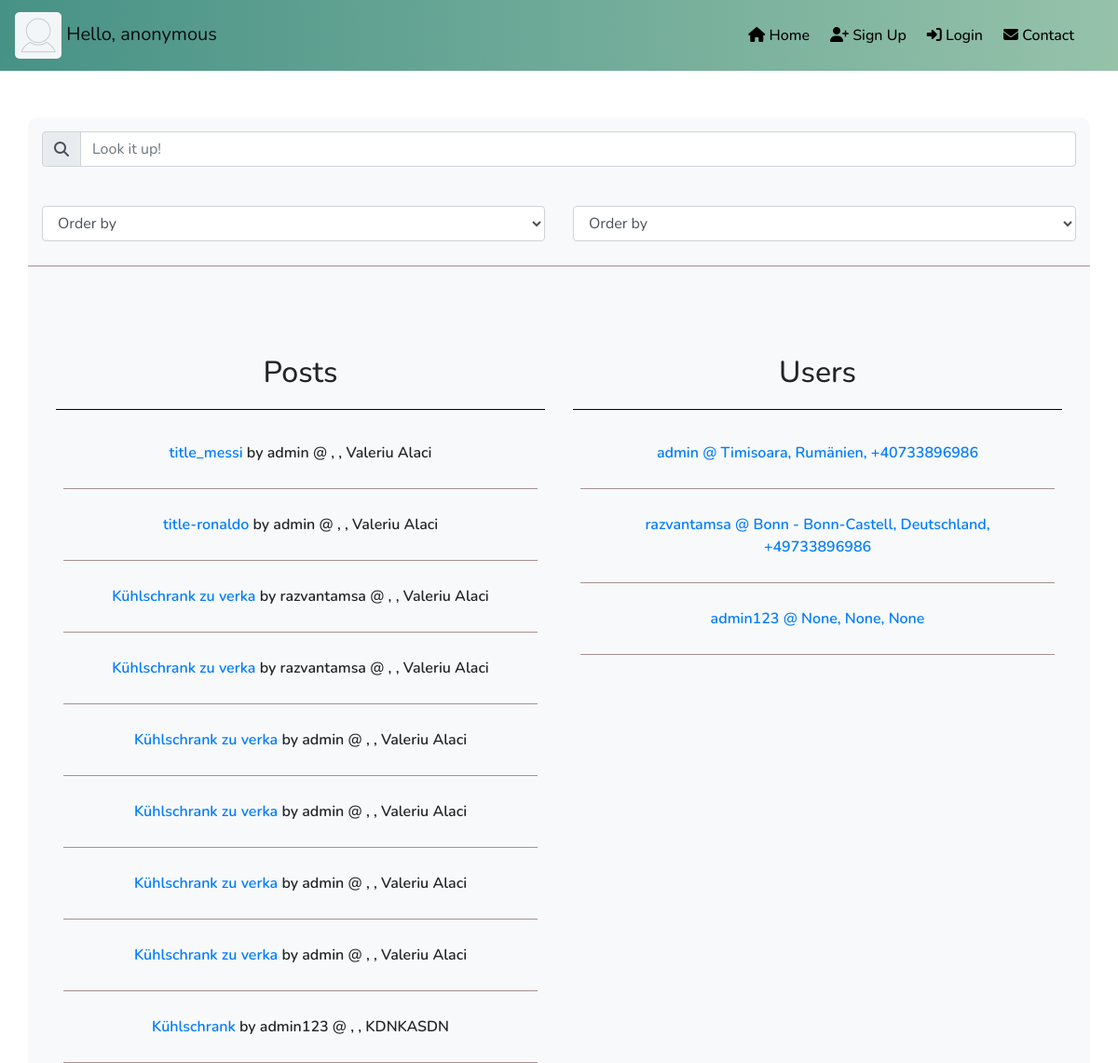
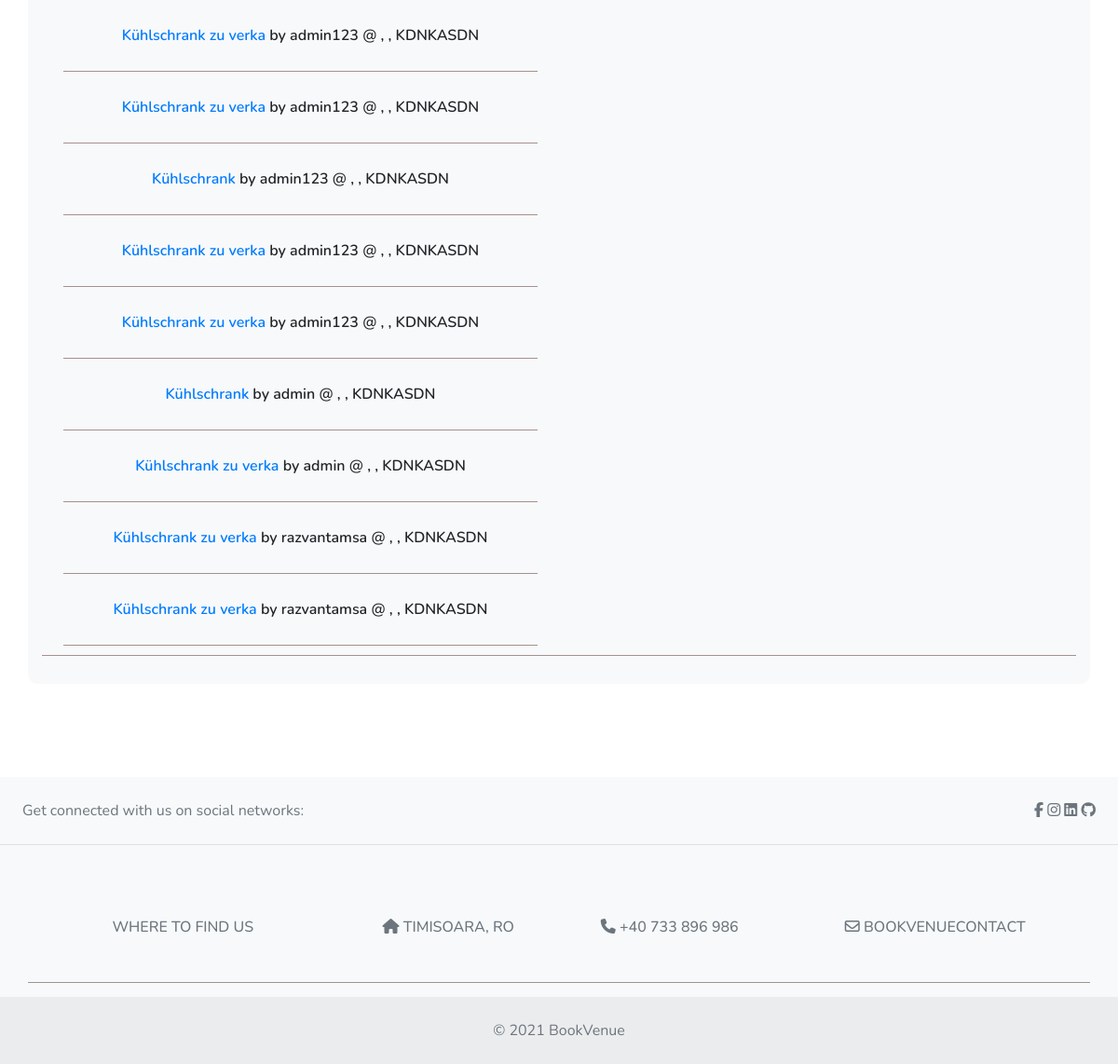
The app's page /, older data (2 pictures, top to bottom).
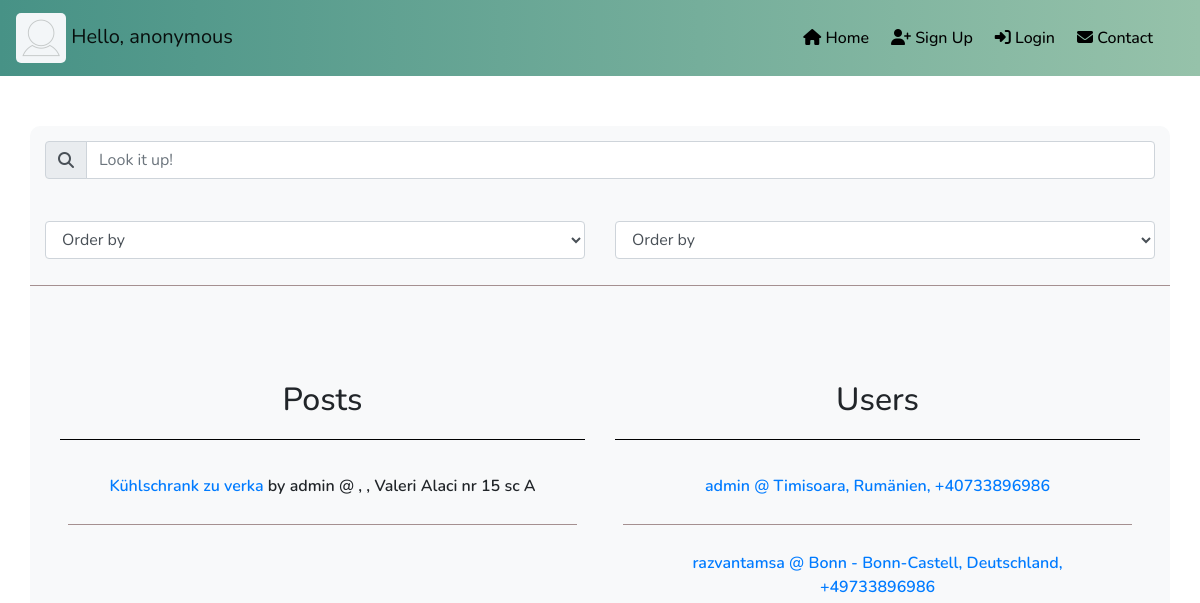
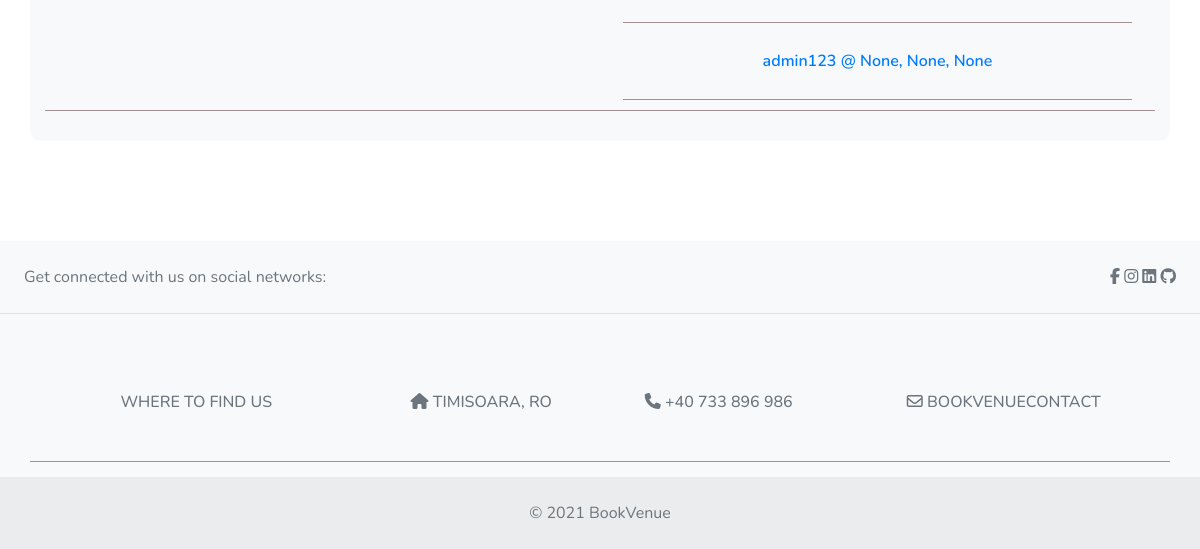
The same page, newer data (2 pictures, top to bottom).
### post/models.py (models this page shows, shortened)
class Post(models.Model):
    title = models.CharField(max_length = 20)
    slug = models.SlugField(unique = True)
    description = models.TextField()
    host = models.ForeignKey(User, on_delete = models.CASCADE, related_name='host_profile')
    clicked = models.IntegerField( default = 0)
    date_posted = models.DateTimeField()
    address = models.CharField( max_length = 50 )
    city = models.CharField( max_length = 50 )
    country = models.CharField( max_length = 50 )
    picture1 = models.ImageField()
    picture2 = models.ImageField()
    picture3 = models.ImageField()
    picture4 = models.ImageField()

### user_profile/models.py (models this page shows)
class Profile(models.Model):
    user = models.OneToOneField(User, null=True, on_delete=models.CASCADE, related_name='profile' )
    bio = models.TextField(null=True)
    city = models.CharField( max_length = 20, null=True )
    country = models.CharField( max_length = 20, null=True )
    phonenumber = PhoneNumberField(null=True)
    birth_date = models.DateField(null=True)
    profile_picture = models.ImageField(upload_to='images/')

### authentication/views.py (the view, shortened to what this page needs)
# urls.py: path('', display_welcome),
def display_welcome(request):
    post_list = Post.objects.all()
    user_list = User.objects.all()
    if(request.method == "GET"):
        str_search = request.GET.get('searchText')
        print(str_search)
        order_post = request.GET.get('post_dropdown')
        order_user= request.GET.get('user_dropdown')
        if(order_post != None):
            post_list = post_list.order_by(order_post)
        if(order_user != None):
            user_list = user_list.order_by(order_user)
    context = {'post_list': post_list, 'user_list': user_list}
    string_name = 'anonymous'
    if request.user.is_authenticated:
        context['authenticated'] = True
        string_name = request.user.username
    else:
        context['authenticated'] = False
    context['name'] = string_name
    return render(request, "welcome.html", context)

### authentication/templates/welcome.html (shortened to what this page needs)
{% load static %}
{% load widget_tweaks %}
<!DOCTYPE html>
<html lang="en">
<head>
    <link rel="stylesheet" type="text/css" href="{% static 'css/authentication/welcome.css' %}">
    <link rel="stylesheet" href="https://stackpath.bootstrapcdn.com/bootstrap/4.3.1/css/bootstrap.min.css">
    <link rel="stylesheet" href="https://cdn.jsdelivr.net/npm/@fortawesome/fontawesome-free@5.15.4/css/fontawesome.min.css">
</head>
<body>
    <div class="header">
        <div class="menu-bar">
            <nav class="navbar navbar-expand-lg navbar-light bg-light">
                <a class="navbar-brand" href="/user/">
                  {% if authenticated is True%}
                    <a class="navbar-brand" href="/user/{{request.user.username}}/"><img src="{{ request.user.profile.profile_picture.url }}" alt="img" width="50" height="50">  Hello, {{request.user.username}}</a>
                  {% else %}
                    <img src="/images/profile.png" alt="img" width="50" height="50">  Hello, {{ name }}</a>
                  {% endif %}
                <div class="collapse navbar-collapse" id="navbarNav">
                  <ul class="navbar-nav ml-auto">
                    {% if authenticated is True%}
                    <li class="nav-item">
                      <a class="nav-link" href="/"><i class="fas fa-home"></i> Home</a>
                    </li>
                    <li class="nav-item">
                      <a class="nav-link" href="/create-post/"><i class="fas fa-pen-square"></i> Post</a>
                    </li>
                    <li class="nav-item">
                      <a class="nav-link" href="/contact/"><i class="fas fa-envelope"></i> Contact</a>
                    </li>
                    <li class="nav-item">
                      <a class="nav-link" href="/logout/"><i class="fas fa-sign-out-alt"></i> Logout</a>
                    </li>
                    {% else %}
                    <li class="nav-item">
                      <a class="nav-link" href="/"><i class="fas fa-home"></i> Home</a>
                    </li>
                    <li class="nav-item">
                      <a class="nav-link" href="/register/"><i class="fas fa-user-plus"></i> Sign Up</a>
                    </li>
                    <li class="nav-item">
                      <a class="nav-link" href="/login/"><i class="fas fa-sign-in-alt"></i></i> Login</a>
                    </li>
                    <li class="nav-item">
                      <a class="nav-link" href="/contact/"><i class="fas fa-envelope"></i> Contact</a>
                    </li>
                    {% endif %}
                  </ul>
                </div>
              </nav>
        </div>
    </div>
    <div class="container text-center bg-light">
      <form method="GET">
          <div class="form-group">
            <div class="input-group mb-3">
              <div class="input-group-prepend">
                <button class="input-group-text" id="basic-addon1" type="submit"><i class="fas fa-search"></i></button>
              </div>
              <input name="searchText" type="text" class="form-control" placeholder="Look it up!" aria-label="Search" aria-describedby="basic-addon1">
            </div>
          </div>
          <div class="row">
              <div class="col md-2">
                <div class="form-group pt-3">
                  <select class="form-select form-control" aria-label="Default select example" title="post_dropdown">
                    <option selected value="None">Order by</option>
                  </select>
                </div>
              </div>
              <div class="col md-2">
                <div class="form-group pt-3">
                  <select class="form-select form-control" aria-label="Default select example" title="user_dropdown">
                    <option selected value="None">Order by</option>
                  </select>
                </div>
              </div>
          </div>
      </form>
        <div class="container">
            <div class="row">
              <div class="col md-2">
                <h2>Posts</h2>
                {% for post in post_list %}
                  <div class="row pt-3 pb-3 ml-2 mr-2">
                    <div class="col md-3">
                      <a class="text-decoration-none" href="/post/{{ post.slug }}"> {{ post.title }} <a class="text-decoration-none text-reset" href="/post/{{ post.slug }}">by {{ post.host.username }}
                      @ {{ post.city }}, {{ post.country }}, {{ post.address }}</a> </a>
                    </div>
                  </div>
                {% endfor %}
              </div>
              <div class="col md-2">
                <h2>Users</h2>
                {% for user_entry in user_list %}
                  <div class="row pt-3 pb-3 ml-2 mr-2">
                    <div class="col md-3">
                      <a class="text-decoration-none" href="/user/{{ user_entry.username }}"> {{ user_entry.username }}
                      @ {{ user_entry.profile.city }}, {{ user_entry.profile.country }}, {{ user_entry.profile.phonenumber }}</a>
                    </div>
                  </div>
                {% endfor %}
              </div>
            </div>
        </div>
    </div>
    <div class="push"></div>
    <footer class="text-center text-lg-start bg-light text-muted">
        <section
          class="d-flex justify-content-center justify-content-lg-between p-4 border-bottom"
        >
          <div class="me-5 d-none d-lg-block">
            <span>Get connected with us on social networks:</span>
          </div>
          <div class>
            <a href="https://www.facebook.com/razvan.tamsa" class="me-4 text-reset">
              <i class="fab fa-facebook-f"></i>
            </a>
            <a href="https://www.instagram.com/razvantamsa/?hl=en" class="me-4 text-reset">
              <i class="fab fa-instagram"></i>
            </a>
            <a href="https://www.linkedin.com/in/razvan-tamsa-42b7a01b2?originalSubdomain=ro" class="me-4 text-reset">
              <i class="fab fa-linkedin"></i>
            </a>
            <a href="https://github.com/razvantamsa/" class="me-4 text-reset">
              <i class="fab fa-github"></i>
            </a>
          </div>
        </section>
        <section class="">
          <div class="container text-center text-md-start mt-5">
            <div class="row mt-3">
              <div class="col-md-3 col-lg-4 col-xl-3 mx-auto mb-4">
                <h6 class="text-uppercase fw-bold mb-4">
                    WHERE TO FIND US
                </h6>
              </div>
              <div class="col-md-2 col-lg-2 col-xl-2 mx-auto mb-4">
                <h6 class="text-uppercase fw-bold mb-4">
                    <i class="fas fa-home me-3"></i> Timisoara, RO
                </h6>
              </div>
              <div class="col-md-3 col-lg-2 col-xl-2 mx-auto mb-4">
                <h6 class="text-uppercase fw-bold mb-4">
                    <i class="fas fa-phone me-3"></i> +40 733 896 986
                </h6>
              </div>
              <div class="col-md-4 col-lg-3 col-xl-3 mx-auto mb-md-0 mb-4">
                <h6 class="text-uppercase fw-bold mb-4">
                    <i class="far fa-envelope"></i> bookvenuecontact
                </h6>
              </div>
            </div>
          </div>
        </section>
        <div class="text-center p-4" style="background-color: rgba(0, 0, 0, 0.05);">
          © 2021 BookVenue
        </div>
      </footer>
    </body>
    </html>

### static/css/authentication/welcome.css (style rules this page uses)
* { margin: 0px; padding: 0px; font-family: 'Nunito', sans-serif; }
html, body { height: 100%; margin: 0; }
.push { height: 50px; }
nav { background-image: linear-gradient(-90deg, #96c2aa,#479286); }
.nav-link { font-size: 16px; margin: 3px; color: black!important; font-weight: 500; }
.navbar-nav { text-align: right; margin-right: 20px; }
.container { margin-left: 15%; margin-right: 15%; margin-top: 50px; padding: 15px; border-radius: 10px; font-weight: 600; }
img { border-radius: 5px; }
footer { margin-top: 50px; }
.container h2 { padding: 20px 0; border-bottom: 1px solid black; }
.container .row { border-bottom: 1px solid rgb(165, 144, 144); }
.container .col { padding-top: 10px; padding-bottom: 10px; }

Row changes from the older to the newer data that the page shows:
removed Post: title "title_messi", host.username "admin", address "Valeriu Alaci"
removed Post: title "title-ronaldo", host.username "admin", address "Valeriu Alaci"
removed Post: title "Kühlschrank zu verka", host.username "razvantamsa", address "Valeriu Alaci"
removed Post: title "Kühlschrank zu verka", host.username "razvantamsa", address "Valeriu Alaci"
removed Post: title "Kühlschrank zu verka", host.username "admin", address "Valeriu Alaci"
removed Post: title "Kühlschrank zu verka", host.username "admin", address "Valeriu Alaci"
removed Post: title "Kühlschrank zu verka", host.username "admin", address "Valeriu Alaci"
removed Post: title "Kühlschrank zu verka", host.username "admin", address "Valeriu Alaci"
removed Post: title "Kühlschrank", host.username "admin123", address "KDNKASDN"
removed Post: title "Kühlschrank zu verka", host.username "admin123", address "KDNKASDN"
removed Post: title "Kühlschrank zu verka", host.username "admin123", address "KDNKASDN"
removed Post: title "Kühlschrank", host.username "admin123", address "KDNKASDN"
removed Post: title "Kühlschrank zu verka", host.username "admin123", address "KDNKASDN"
removed Post: title "Kühlschrank zu verka", host.username "admin123", address "KDNKASDN"
removed Post: title "Kühlschrank", host.username "admin", address "KDNKASDN"
removed Post: title "Kühlschrank zu verka", host.username "admin", address "KDNKASDN"
removed Post: title "Kühlschrank zu verka", host.username "razvantamsa", address "KDNKASDN"
removed Post: title "Kühlschrank zu verka", host.username "razvantamsa", address "KDNKASDN"
added Post: title "Kühlschrank zu verka", host.username "admin", address "Valeri Alaci nr 15 sc A"
